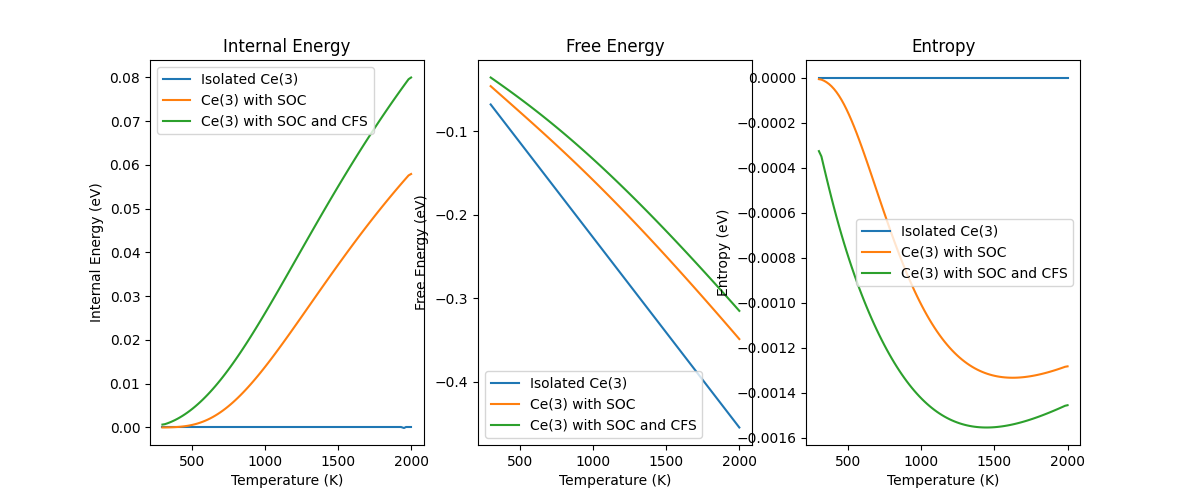

Write the Python code that produced this figure.
import scipy
import math
import numpy as np
import matplotlib.pyplot as plt
import scipy.constants
import pandas as pd

# My Constants
Ti = 300
Tf = 2000
T =np.linspace(Ti,Tf,100)
k_B = scipy.constants.k/scipy.constants.eV

# Repeatable functions so I don't have to write the same code 3 times
def internal_energy_calculation(Z, Temp=T):
    return -1 * np.gradient(np.log(Z), 1 / (k_B * Temp))

def free_energy_calculation(Z, Temp = T):
    return -1 * k_B*Temp*np.log(Z)

def entropy_calculation(F, Temp=T):
    return -1 * np.gradient(F,Temp)

# Functions for tasks
def isolated_partition(Temp=T):
    # Since the energies are zero, the partition function just sums up 1
    return [1*14 for t in Temp]

def soc_partition(Temp=T):
    # 6 zero energy states and 8 0.28 energy states
    return [6 + 8*(math.exp(-0.28/(k_B*t))) for t in Temp]

def cfs_partition(Temp=T):
    # 4 zero energy, 2 0.12 energy, 2 0.25 energy, 4 0.32 energy, 2 0.46 energy
    return [(4.0 + 2.0*math.exp(-0.12/(k_B*t)) + 2.0*math.exp(-0.25/(k_B*t)) + 4.0*math.exp(-0.32/(k_B*t)) + 2.0*math.exp(-0.46/(k_B*t))) for t in Temp]

# Printing Results for Isolated Ce(3)
isolated_Z = isolated_partition()
print("Isolated Internal Energy")
print(internal_energy_calculation(isolated_Z)[0])
print("Isolated Free Energy")
isolated_free_energy = free_energy_calculation(isolated_Z)
print(isolated_free_energy[0])
print("Isolated Entropy")
print(entropy_calculation(isolated_free_energy)[0])
print("\n")

# Printing Results for Ce(3) with SOC
SOC_Z = soc_partition()
print("SOC Internal Energy")
print(internal_energy_calculation(SOC_Z)[3])
print("SOC Free Energy")
SOC_free_energy = free_energy_calculation(SOC_Z)
print(SOC_free_energy[0])
print("SOC Entropy")
print(entropy_calculation(SOC_free_energy)[0])
print("\n")

# Printing Results for Ce(3) with SOC and CFS
cfs_Z = cfs_partition()
print("cfs Internal Energy")
print(internal_energy_calculation(cfs_Z)[0])
print("cfs Free Energy")
cfs_free_energy = free_energy_calculation(cfs_Z)
print(cfs_free_energy[0])
print("cfs Entropy")
print(entropy_calculation(cfs_free_energy)[0])

# CSV file
df = pd.DataFrame()
df["Isolated Ce(3) Internal Energy"] = internal_energy_calculation(isolated_Z)
df["Isolated Ce(3) Free Energy"] = free_energy_calculation(isolated_Z)
df["Isolated Ce(3) Entropy"] = entropy_calculation(isolated_free_energy)
df["Ce(3) with SOC Internal Energy"] = internal_energy_calculation(SOC_Z)
df["Ce(3) with SOC Free Energy"] = free_energy_calculation(SOC_Z)
df["Ce(3) with SOC Entropy"] = entropy_calculation(SOC_free_energy)
df["Ce(3) with SOC and CFS Internal Energy"] = internal_energy_calculation(cfs_Z)
df["Ce(3) with SOC and CFS Free Energy"] = free_energy_calculation(cfs_Z)
df["Ce(3) with SOC and CFS Entropy"] = entropy_calculation(cfs_free_energy)
df.to_csv("ThermoProperties.csv",index=False)

# Plotting
fig, (ax1, ax2, ax3) = plt.subplots(1,3,figsize=(12,5))

# Plot Internal Energy
ax1.plot(T, internal_energy_calculation(isolated_Z), label="Isolated Ce(3)")
ax1.plot(T, internal_energy_calculation(SOC_Z), label="Ce(3) with SOC")
ax1.plot(T, internal_energy_calculation(cfs_Z), label="Ce(3) with SOC and CFS")
ax1.set_xlabel("Temperature (K)")
ax1.set_ylabel("Internal Energy (eV)")
ax1.set_title("Internal Energy")
ax1.legend()

# Plot Free Energy
ax2.plot(T, free_energy_calculation(isolated_Z), label="Isolated Ce(3)")
ax2.plot(T, free_energy_calculation(SOC_Z), label="Ce(3) with SOC")
ax2.plot(T, free_energy_calculation(cfs_Z), label="Ce(3) with SOC and CFS")
ax2.set_xlabel("Temperature (K)")
ax2.set_ylabel("Free Energy (eV)")
ax2.set_title("Free Energy")
ax2.legend()

# Plot Entropy
ax3.plot(T, entropy_calculation(isolated_Z), label="Isolated Ce(3)")
ax3.plot(T, entropy_calculation(SOC_Z), label="Ce(3) with SOC")
ax3.plot(T, entropy_calculation(cfs_Z), label="Ce(3) with SOC and CFS")
ax3.set_xlabel("Temperature (K)")
ax3.set_ylabel("Entropy (eV)")
ax3.set_title("Entropy")
ax3.legend()

plt.savefig("ce_thermo.png")
plt.show()
